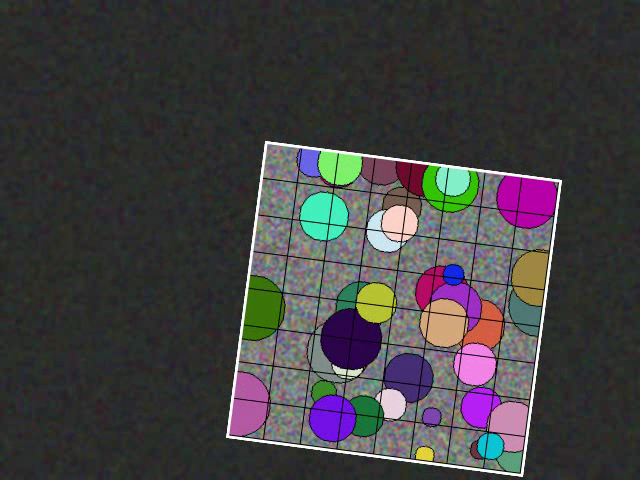
#> input picture frame 6 of videos/test1_translation.mp4, 640 x 480 px
$ python evaluate.py
#> lines starting #> are read from the running program, lines starting #| are printed output that depends on the picture; after the words box and inside, x2 and y2 are one past the last pixel; in counts of white or black regions, pixels touching at a corner belong together
### tracker.py
#!/usr/bin/env python3
"""
ЛР2. Трекинг объекта на видео на основе ключевых точек.

Алгоритм:
  1. Первый кадр видео считается крупным изображением отслеживаемого объекта
     и используется как эталон (шаблон).
  2. Для эталона вычисляются ключевые точки ORB и их дескрипторы.
  3. На каждом последующем кадре:
       - вычисляются ключевые точки ORB и дескрипторы;
       - дескрипторы сопоставляются с эталоном (BFMatcher, метрика HAMMING);
       - применяется ratio-тест Лоу (отсев ложных сопоставлений);
       - по парам сопоставлений оценивается гомография методом RANSAC;
       - углы эталона проецируются через гомографию — полученный
         четырёхугольник является рамкой объекта;
       - если гомография устойчива (достаточно inlier'ов), рамка и подпись
         рисуются на кадре.
  4. Кадры с рамками сохраняются в выходное видео.
"""

import argparse
import os

import cv2
import numpy as np


class KeypointTracker:
    """Трекинг плоского текстурированного объекта по ключевым точкам ORB.

    Основная идея: объект описывается набором
    ключевых точек и дескрипторов. На каждом кадре мы ищем те же точки,
    сопоставляем их с эталоном и по соответствиям восстанавливаем рамку.
    """

    # Подпись, которой подписываем рамку на кадре.
    LABEL = "object"

    def __init__(
        self,
        template_img,        # эталон: изображение объекта (первый кадр видео)
        n_features=3000,     # макс. число ключевых точек ORB
        ratio=0.85,          # порог ratio-теста Лоу (см. TEORIA.md, раздел 4)
        min_inliers=6,       # мин. число inlier'ов для «уверенной» гомографии
        min_matches=4,       # мин. число хороших пар до попытки построить H
        scale_factor=1.2,    # коэффициент уменьшения между уровнями пирамиды ORB
        nlevels=12,          # число уровней пирамиды масштабов ORB
        crosscheck=True,     # взаимная проверка ближайшего соседа в BFMatcher
        ransac_thresh=5.0,   # порог расстояния для RANSAC (пиксели)
    ):
        # --- ORB (Oriented FAST + Rotated BRIEF)
        # Детектор FAST ищет яркостные углы; BRIEF даёт бинарный дескриптор,
        # поэтому сравнение идёт по метрике Хэмминга.
        # Пирамида масштабов: изображение уменьшается scale_factor раз между
        # уровнями; 1.2^11 ~ 7.4x покрытия по масштабу. Благодаря этому объект
        # находится даже при сильном уменьшении (приближении/удалении камеры).
        self.orb = cv2.ORB_create(
            nfeatures=n_features,      # сколько максимум точек выделять
            scaleFactor=scale_factor,  # шаг пирамиды
            nlevels=nlevels,           # глубина пирамиды
        )
        # --- Матчер дескрипторов. NORM_HAMMING — метрика Хэмминга (число
        # различающихся битов) для бинарных дескрипторов BRIEF (см. раздел 3).
        # crossCheck=True — «взаимный» поиск: пара берётся только если точка
        # эталона — ближайший сосед для точки кадра И наоборот. Это уже
        # отсеивает ложные пары, поэтому ratio-тест тогда не нужен.
        self.matcher = cv2.BFMatcher(cv2.NORM_HAMMING, crossCheck=crosscheck)
        self.crosscheck = crosscheck      # флаг режима взаимной проверки
        self.ratio = ratio                # порог для ratio-теста Лоу
        self.min_inliers = min_inliers    # порог «уверенности» в гомографии
        self.min_matches = min_matches    # мин. число пар для RANSAC
        self.ransac_thresh = ransac_thresh  # пиксельный порог inlier'ов

        # Матчер для временного (межкадрового) трекинга: сопоставляет точки
        # предыдущего кадра с текущим, чтобы переносить рамку, когда прямое
        # сопоставление с эталоном слабое. Всегда со взаимной проверкой.
        self._cc_matcher = cv2.BFMatcher(cv2.NORM_HAMMING, crossCheck=True)
        # Состояние временного трекинга: дескрипторы/точки предыдущего кадра
        # и гомография «эталон -> последний кадр» (используется для пропагации).
        self._prev_des = None
        self._prev_kp = None
        self._H_ref = None

        # --- Эталоном является само переданное изображение объекта
        # (первый кадр видео). Сразу переводим в оттенки серого, т.к. ORB
        # работает по яркости, и вычисляем ключевые точки с дескрипторами.
        self.template = template_img
        self.template_gray = cv2.cvtColor(template_img, cv2.COLOR_BGR2GRAY)
        self.template_keypoints, self.template_descriptors = self.orb.detectAndCompute(
            self.template_gray, None
        )

        # --- Углы эталона: 4 вершины прямоугольника объекта в координатах
        # эталона. Проецируя их через гомографию на кадр, получаем рамку
        # Формат Nx1x2 нужен для
        # cv2.perspectiveTransform.
        h, w = self.template_gray.shape[:2]   # высота и ширина эталона
        self.frame_area = h * w               # площадь кадра-эталона (для проверки рамки)
        self.template_corners = np.float32(
            [[0, 0], [w, 0], [w, h], [0, h]]   # углы: ЛВ, ПВ, ПН, ЛН
        ).reshape(-1, 1, 2)

        # --- Счётчики для статистики и отладки.
        self.raw_matches = 0   # всего пар после матчинга
        self.good_matches = 0  # пар после ratio-теста / взаимной проверки
        self.inliers = 0       # inlier'ов после RANSAC
        self.last_box = None   # четырёхугольник рамки в координатах кадра

    def _match(self, frame_gray):
        """Поиск сопоставлений между эталоном и кадром.

        Возвращает ключевые точки и дескрипторы кадра, список «хороших» пар
        и их количество. См. TEORIA.md, разделы 4 (ratio-тест) и 3 (Хэмминг).
        """
        # Детектируем ключевые точки текущего кадра и вычисляем их дескрипторы.
        frame_keypoints, frame_descriptors = self.orb.detectAndCompute(
            frame_gray, None
        )
        # Защита от вырожденного случая: если у эталона или кадра нет
        # дескрипторов (или их слишком мало), сопоставлять нечего.
        if (
            self.template_descriptors is None
            or frame_descriptors is None
            or len(frame_descriptors) < 2
        ):
            return None, None, 0, 0

        self.raw_matches = len(self.template_descriptors)
        if self.crosscheck:
            # Режим взаимной проверки: парные соответствия уже «хорошие»,
            # т.к. взаимный поиск ближайшего соседа отсеял ложные пары.
            # Метод .match возвращает по одному лучшему совпадению на точку.
            matches = self.matcher.match(self.template_descriptors, frame_descriptors)
            good = list(matches)
            self.good_matches = len(good)
            return frame_keypoints, frame_descriptors, good, self.good_matches
        # --- Иначе — режим ratio-теста Лоу. k=2: ищем ДВА ближайших соседа,
        # чтобы судить об однозначности пары.
        matches = self.matcher.knnMatch(self.template_descriptors, frame_descriptors, k=2)

        good = []
        for pair in matches:
            if len(pair) < 2:   # у точки нет двух соседей — пара неоднозначна
                continue
            m, n = pair   # m — ближайший сосед, n — второй ближайший
            # Ratio-тест Лоу: если первый сосед почти так же близок, как второй,
            # точка неоднозначна — это, скорее всего, ложное совпадение.
            # Оставляем только пары с запасом: d_m < ratio * d_n.
            if m.distance < self.ratio * n.distance:
                good.append(m)
        self.good_matches = len(good)
        return frame_keypoints, frame_descriptors, good, self.good_matches

    # [37 lines left out: functions _area_ok, _temporal_ok, not called in this run]

    def _propagate(self, frame_kp, frame_des):
        """Временная пропагация рамки через гомографию между соседними кадрами.

        Если прямое сопоставление с эталоном слабое (объект мал/размыт), но в
        предыдущем кадре рамка уже построена, переносим её на текущий кадр:
           H(эталон->текущий) = H(предыдущий->текущий) @ H(эталон->предыдущий).
        Чтобы рамка не «раздувалась» из-за преобладающих на фоне точек,
        учитываются только совпадения внутри предыдущей рамки объекта.
        """
        # Нужны состояние временного трекинга и достаточно точек в обоих кадрах.
        if (
            self._H_ref is None
            or self.last_box is None
            or self._prev_des is None
            or frame_des is None
            or len(self._prev_des) < 4
            or len(frame_des) < 4
        ):
            return None, None, 0
        # Сопоставляем дескрипторы предыдущего и текущего кадров.
        matches = self._cc_matcher.match(self._prev_des, frame_des)
        poly = np.int32(self.last_box)   # полигон прошлой рамки
        # Оставляем только пары, чья точка в предыдущем кадре лежит ВНУТРИ рамки
        # (>= 0 — внутри/на границе полигона по pointPolygonTest).
        kept = [
            m for m in matches
            if cv2.pointPolygonTest(poly, self._prev_kp[m.queryIdx].pt, False) >= 0
        ]
        if len(kept) < 6:   # слишком мало точек внутри рамки — пропагация ненадёжна
            return None, None, 0
        # Координаты пар точек: src — в предыдущем кадре, dst — в текущем.
        src = np.float32(
            [self._prev_kp[m.queryIdx].pt for m in kept]
        ).reshape(-1, 1, 2)
        dst = np.float32(
            [frame_kp[m.trainIdx].pt for m in kept]
        ).reshape(-1, 1, 2)
        # Гомография «предыдущий -> текущий» кадр, оценённая RANSAC с порогом 3px.
        h_prev_cur, mask = cv2.findHomography(src, dst, cv2.RANSAC, 3.0)
        if h_prev_cur is None:
            return None, None, 0
        # Композиция гомографий: H(эталон->текущий) = H(пред->тек) @ H(эталон->пред).
        h_cur = h_prev_cur @ self._H_ref
        # Проецируем углы эталона через итоговую гомографию -> рамка.
        projected = cv2.perspectiveTransform(self.template_corners, h_cur)
        # Отбрасываем геометрически невалидную или скачущую рамку.
        if not self._box_valid(projected) or not self._temporal_ok(projected):
            return None, None, 0
        # Возвращаем новую гомографию, рамку и число inlier'ов (mask.sum()).
        return h_cur, projected, int(mask.sum())

    def track(self, frame):
        """Обрабатывает кадр, возвращает копию с нарисованной рамкой (или без неё)."""
        # Ключевые точки ORB работают по яркости -> переводим кадр в серый.
        frame_gray = cv2.cvtColor(frame, cv2.COLOR_BGR2GRAY)
        # Сопоставляем кадр с эталоном (детекция + матчинг + ratio-тест).
        frame_keypoints, frame_descriptors, good, n_good = self._match(frame_gray)
        result = frame.copy()   # рисуем на копии, чтобы не портить исходный кадр
        found = False           # найден ли объект в этом кадре
        H = None                # актуальная гомография «эталон -> кадр»

        # --- Прямое сопоставление с эталоном.
        # Хороших пар достаточно, чтобы попытаться построить гомографию.
        if n_good >= self.min_matches:
            # Координаты соответствующих точек: src — на эталоне, dst — на кадре.
            src_pts = np.float32(
                [self.template_keypoints[m.queryIdx].pt for m in good]
            ).reshape(-1, 1, 2)
            dst_pts = np.float32(
                [frame_keypoints[m.trainIdx].pt for m in good]
            ).reshape(-1, 1, 2)

            # Оценка гомографии по сопоставлениям через RANSAC (см. раздел 6).
            # RANSAC игнорирует выбросы (ложные пары) и возвращает маску inlier'ов.
            homography, mask = cv2.findHomography(
                src_pts, dst_pts, cv2.RANSAC, self.ransac_thresh
            )
            if homography is not None:
                self.inliers = int(mask.sum())   # число inlier'ов
                # Проецируем 4 угла эталона через H -> рамка (см. раздел 5).
                projected = cv2.perspectiveTransform(
                    self.template_corners, homography
                )
                # Принимаем рамку только если: достаточно inlier'ов, рамка
                # геометрически корректна и временно согласована с прошлой.
                if self.inliers >= self.min_inliers and self._box_valid(projected) \
                        and self._temporal_ok(projected):
                    self.last_box = projected.reshape(4, 2)   # запоминаем рамку
                    result = self._draw_box(result, projected, (0, 255, 0))  # зелёная
                    found = True
                    H = homography

        if not found:
            # --- Прямое сопоставление не дало устойчивой рамки — пробуем
            # перенести её из предыдущего кадра (временной трекинг).
            H, projected, n_inl = self._propagate(
                frame_keypoints, frame_descriptors
            )
            if H is not None:
                self.inliers = n_inl
                self.last_box = projected.reshape(4, 2)
                result = self._draw_box(result, projected, (0, 255, 0))
                found = True

        # --- Обновляем состояние временного трекинга для следующего кадра:
        # сохраняем дескрипторы и ключевые точки текущего кадра.
        self._prev_des = frame_descriptors
        self._prev_kp = frame_keypoints
        # Если объект найден — обновляем H(эталон -> текущий кадр) для пропагации.
        if found:
            self._H_ref = H

        if not found:
            # --- Объект не найден: сбрасываем состояние и рисуем красную подпись.
            self.inliers = 0
            self.last_box = None
            cv2.putText(
                result,
                self.LABEL + ": not found",
                (15, 30),                  # координаты левого верхнего угла текста
                cv2.FONT_HERSHEY_SIMPLEX,  # шрифт
                0.8,                       # масштаб шрифта
                (0, 0, 255),               # красный цвет (BGR)
                2,                         # толщина
            )
        return result, found

    def _box_valid(self, projected):
        """Геометрическая проверка рамки.

        Рамка должна быть выпуклым четырёхугольником разумного размера и
        пропорций. Это отсекает вырожденные/ложные гомографии: точка,
        вытянутая полоса, гигантский или крошечный четырёхугольник.
        """
        pts = projected.reshape(4, 2)
        # Гомография сохраняет выпуклость; вогнутый четырёхугольник — ложная.
        if not cv2.isContourConvex(np.int32(pts)):
            return False
        area = abs(cv2.contourArea(np.int32(pts)))   # площадь рамки
        # Рамка не должна быть слишком малой (вырожденной) или больше кадра.
        if area < 800 or area > 0.6 * self.frame_area:
            return False
        # Длины сторон рамки.
        sides = [np.linalg.norm(pts[(i + 1) % 4] - pts[i]) for i in range(4)]
        if min(sides) < 15:   # слишком короткая сторона — рамка вырождена
            return False
        # Не допускаем слишком вытянутые (почти вырожденные) четырёхугольники:
        # отношение длин сторон не больше 5.
        return max(sides) / min(sides) <= 5.0

    # [116 lines left out: functions _draw_box, process_video, main, not called in this run]


# [2 lines that do not run on import are left out]

### evaluate.py
#!/usr/bin/env python3
"""
Оценка точности трекинга: IoU между рамкой алгоритма и истинным положением
объекта (ground truth) для каждого кадра видео, где объект полностью в кадре.
"""

import cv2
import numpy as np

from generate_test_videos import OBJ, W, H, rotate_points
from tracker import KeypointTracker


def build_transforms(kind):
    """Воспроизводит последовательность преобразований из генератора."""
    N = 60
    if kind == "test1":
        return [(W // 2, H // 2, 0.0, 1.0)] + [
            (W // 2 + int(150 * np.sin(2 * np.pi * k / N)),
             H // 2 + int(80 * np.sin(4 * np.pi * k / N)),
             15 * np.sin(2 * np.pi * k / N), 1.0) for k in range(1, N)
        ]
    if kind == "test2":
        return [(W // 2, H // 2, 0.0, 0.4)] + [
            (W // 2, H // 2, 360 * k / N, 0.4 + 0.6 * k / N)
            for k in range(1, N)
        ]
    return [(W // 2, H // 2, 0.0, 0.7)] + [
        (W // 2 + int(220 * np.sin(2 * np.pi * k / N)),
         H // 2 - int(160 * np.sin(2 * np.pi * k / N)),
         -30 * np.sin(2 * np.pi * k / N), 0.7) for k in range(1, N)
    ]


# [20 lines left out: functions true_quad, quad_mask, iou, not called in this run]


def evaluate(video, kind):
#> called with video = 'videos/test1_translation.mp4', kind = 'test1'
    cap = cv2.VideoCapture(video)
    template = cap.read()[1]
#> template is the input picture: shape (480, 640, 3); mean B, G, R 65.4, 64.1, 65.8
    tracker = KeypointTracker(template)
#> in __init__, `self.template_gray = cv2.cvtColor(template_img, cv2.COLOR_BGR2GRAY)`:
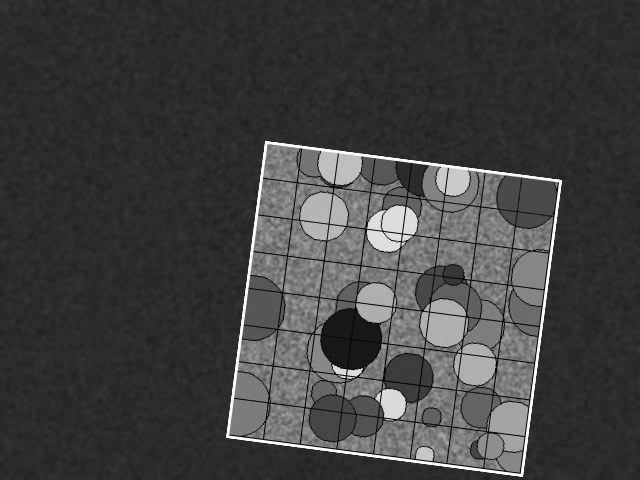
#> self.template_gray: shape (480, 640); min 0, max 255, mean 64.7
#> in __init__, `self.template_keypoints, self.template_descriptors = self.orb.detectAn..`: self.template_keypoints = 2702 keypoints; strongest (x, y, size): (227, 435, 31), (556, 183, 44.6), (561, 181, 31), (369, 229, 31)
    transforms = build_transforms(kind)  # по одному преобразованию на кадр сцены

    ious = []
    k = 0
    while True:
        ret, frame = cap.read()
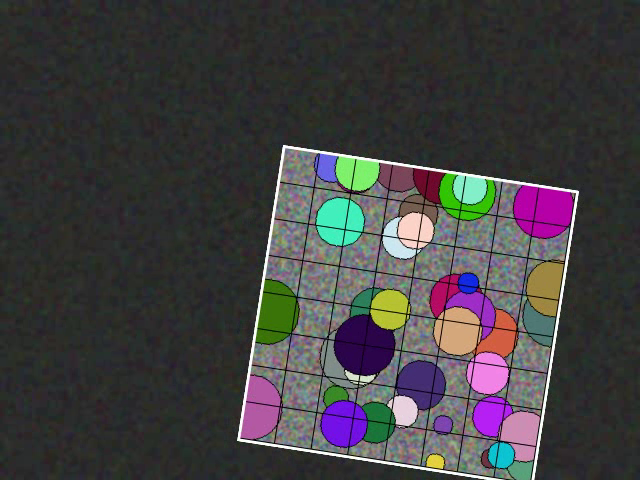
#> input picture frame 7 of videos/test1_translation.mp4, 640 x 480 px
#> frame is the input picture: shape (480, 640, 3); mean B, G, R 65.2, 64, 65.6
        if not ret:
            break
        _, found = tracker.track(frame)
#> in track, `frame_gray = cv2.cvtColor(frame, cv2.COLOR_BGR2GRAY)`:
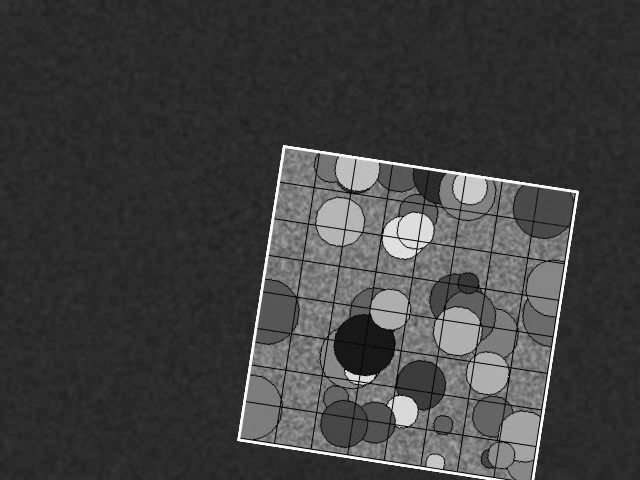
#> frame_gray: shape (480, 640); min 0, max 255, mean 64.6
#> in _match, `frame_keypoints, frame_descriptors = self.orb.detectAndCompute( frame_..`: frame_keypoints = 2669 keypoints; strongest (x, y, size): (574, 193, 37.2), (359, 377, 31), (577, 191, 31), (418, 239, 31)
#> in _match, `self.raw_matches = len(self.template_descriptors)`: self.raw_matches = 2702
#> in _match, `matches = self.matcher.match(self.template_descriptors, frame_descript..`: matches = 1713 matches
#> in _match, `self.good_matches = len(good)`: self.good_matches = 1713
#> in track, `frame_keypoints, frame_descriptors, good, n_good = self._match(frame_g..`: good = 1713 matches; n_good = 1713
#> in track, `src_pts = np.float32( [self.template_keypoints[m.queryIdx].pt for m in..`: src_pts = 1713 rows, first 8: [301, 149], [320, 151], [320, 325], [419, 198], [338, 154], [478, 439], [263, 438], [374, 160]
#> in track, `dst_pts = np.float32( [frame_keypoints[m.trainIdx].pt for m in good] )..`: dst_pts = 1713 rows, first 8: [319, 154], [337.2, 157.2], [334, 330], [436, 207], [355.2, 160.8], [489, 448], [275, 443], [499.7, 185.8]
#> in track, `homography, mask = cv2.findHomography( src_pts, dst_pts, cv2.RANSAC, s..`: homography = [[1, -0.0243, 21.06], [0.0241, 0.999, -2.07], [4.51e-06, -4e-06, 1]]; mask = 1713 values, max 1 at index 0, min 0 at index 7, mean 0.952
#> in track, `self.inliers = int(mask.sum())   # число inlier'ов`: self.inliers = 1630
#> in track, `projected = cv2.perspectiveTransform( self.template_corners, homograph..`: projected = [[21.06, -2.07], [660.4, 13.32], [649.9, 492.5], [9.39, 478.4]]
#> in _box_valid, `pts = projected.reshape(4, 2)`: pts has the same summary as projected in track
#> in _box_valid, `area = abs(cv2.contourArea(np.int32(pts)))`: area = 306807
#> in track, `H, projected, n_inl = self._propagate( frame_keypoints, frame_descript..`: n_inl = 0
#> in track, `self._prev_kp = frame_keypoints`: self._prev_kp has the same summary as frame_keypoints in _match
#> in track, `cv2.putText( result, self.LABEL + ": not found", (15, 30),`:
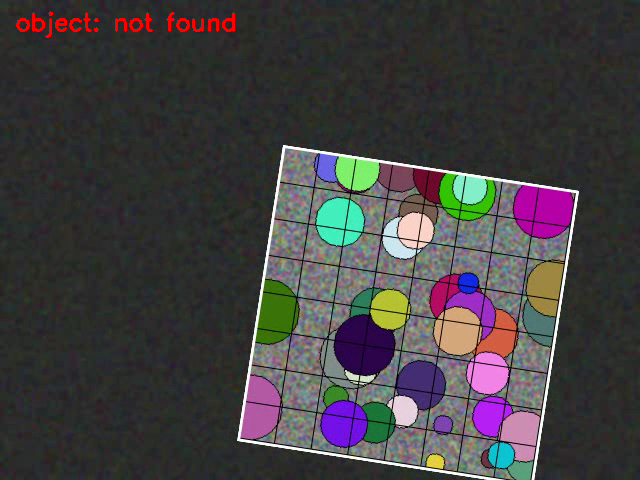
#> result: shape (480, 640, 3); 0.45% of pixels changed, all inside (x1, y1, x2, y2) = (16, 11, 235, 38)
#> found = False
        if found:
            gt = true_quad(*transforms[k])
            ious.append(iou(tracker.last_box, gt))
        k += 1
    cap.release()
    mean_iou = np.mean(ious) if ious else 0.0
    print(f"{kind}: кадров={k}, найдено={len(ious)}, "
          f"средний IoU={mean_iou:.3f}")


if __name__ == "__main__":
    evaluate("videos/test1_translation.mp4", "test1")
    evaluate("videos/test2_scale_rotation.mp4", "test2")
    evaluate("videos/own1_object.mp4", "own1")
